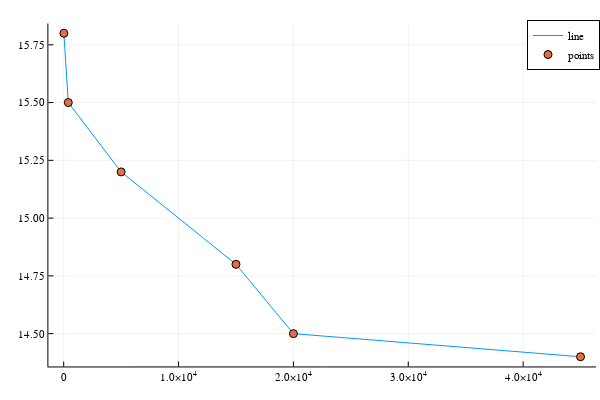

This figure's notebook cell:
### Markdown cell above
and now we can use commands like `plot` and `scatter` to generate plots.

### Code cell
plot(numpirates, globaltemperatures, label="line")  
scatter!(numpirates, globaltemperatures, label="points")

### Figure 1 — Plotly figure (JSON) as saved in the notebook; plotly's stock layout.template omitted (floating-point values rounded to 4 significant figures)
{"data": [{"colorbar": {"len": 0.9525, "title": "", "x": 0.9934, "y": 0.5139}, "legendgroup": "line", "line": {"color": "rgba(0, 154, 250, 1.000)", "dash": "solid", "shape": "linear", "width": 1}, "mode": "lines", "name": "line", "showlegend": true, "type": "scatter", "x": [45000, 20000, 15000, 5000, 400, 17], "xaxis": "x", "y": [14.4, 14.5, 14.8, 15.2, 15.5, 15.8], "yaxis": "y"}, {"colorbar": {"len": 0.9525, "title": "", "x": 0.9934, "y": 0.5139}, "legendgroup": "points", "marker": {"color": "rgba(227, 111, 71, 1.000)", "line": {"color": "rgba(0, 0, 0, 1.000)", "width": 1}, "size": 8, "symbol": "circle"}, "mode": "markers", "name": "points", "showlegend": true, "type": "scatter", "x": [45000, 20000, 15000, 5000, 400, 17], "xaxis": "x", "y": [14.4, 14.5, 14.8, 15.2, 15.5, 15.8], "yaxis": "y"}], "layout": {"annotations": [], "height": 400, "legend": {"bgcolor": "rgba(255, 255, 255, 1.000)", "bordercolor": "rgba(0, 0, 0, 1.000)", "borderwidth": 1, "font": {"color": "rgba(0, 0, 0, 1.000)", "family": "sans-serif", "size": 11}, "title": {"font": {"color": "rgba(0, 0, 0, 1.000)", "family": "sans-serif", "size": 15}, "text": ""}, "tracegroupgap": 0, "traceorder": "normal", "x": 1, "xanchor": "auto", "y": 1, "yanchor": "auto"}, "margin": {"b": 20, "l": 0, "r": 0, "t": 20}, "paper_bgcolor": "rgba(255, 255, 255, 1.000)", "plot_bgcolor": "rgba(255, 255, 255, 1.000)", "showlegend": true, "width": 600, "xaxis": {"anchor": "y", "domain": [0.08064, 0.9934], "gridcolor": "rgba(0, 0, 0, 0.100)", "gridwidth": 0.5, "linecolor": "rgba(0, 0, 0, 1.000)", "mirror": false, "range": [-1332.0, 46350.0], "showgrid": true, "showline": true, "showticklabels": true, "tickangle": 0, "tickcolor": "rgb(0, 0, 0)", "tickfont": {"color": "rgba(0, 0, 0, 1.000)", "family": "sans-serif", "size": 11}, "tickmode": "array", "ticks": "inside", "ticktext": ["0", "1.0×10<sup>4</sup>", "2.0×10<sup>4</sup>", "3.0×10<sup>4</sup>", "4.0×10<sup>4</sup>"], "tickvals": [0, 10000, 20000, 30000, 40000], "title": "", "titlefont": {"color": "rgba(0, 0, 0, 1.000)", "family": "sans-serif", "size": 15}, "type": "-", "visible": true, "zeroline": false, "zerolinecolor": "rgba(0, 0, 0, 1.000)"}, "yaxis": {"anchor": "x", "domain": [0.03762, 0.9902], "gridcolor": "rgba(0, 0, 0, 0.100)", "gridwidth": 0.5, "linecolor": "rgba(0, 0, 0, 1.000)", "mirror": false, "range": [14.36, 15.84], "showgrid": true, "showline": true, "showticklabels": true, "tickangle": 0, "tickcolor": "rgb(0, 0, 0)", "tickfont": {"color": "rgba(0, 0, 0, 1.000)", "family": "sans-serif", "size": 11}, "tickmode": "array", "ticks": "inside", "ticktext": ["14.50", "14.75", "15.00", "15.25", "15.50", "15.75"], "tickvals": [14.5, 14.75, 15, 15.25, 15.5, 15.75], "title": "", "titlefont": {"color": "rgba(0, 0, 0, 1.000)", "family": "sans-serif", "size": 15}, "type": "-", "visible": true, "zeroline": false, "zerolinecolor": "rgba(0, 0, 0, 1.000)"}}}
